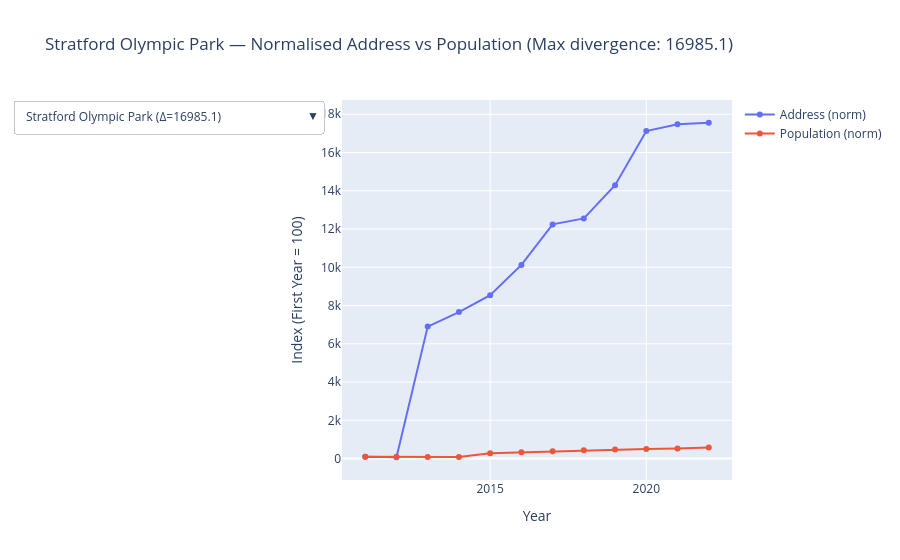

Notebook code for this chart:
### Code cell
# Sort by divergence (biggest first)
sorted_div = ward_divergence.sort_values("max_abs_diff", ascending=False).reset_index(drop=True)

# Normalise series
df["addr_norm"] = df.groupby("wd22cd")["weighted_address_count_ward22"].transform(lambda x: x / x.iloc[0] * 100)
df["pop_norm"] = df.groupby("wd22cd")["population"].transform(lambda x: x / x.iloc[0] * 100)

# Start with first ward
first_code = sorted_div.iloc[0]["wd22cd"]
first_name = sorted_div.iloc[0]["wd22nm"]
first_data = df[df["wd22cd"] == first_code]

fig = go.Figure()

# Add traces for first ward
fig.add_trace(go.Scatter(
    x=first_data["year"],
    y=first_data["addr_norm"],
    mode="lines+markers",
    name="Address (norm)"
))
fig.add_trace(go.Scatter(
    x=first_data["year"],
    y=first_data["pop_norm"],
    mode="lines+markers",
    name="Population (norm)"
))

# DROPDOWN BUTTONS
buttons = []
for _, row in sorted_div.iterrows():
    code = row["wd22cd"]
    name = row["wd22nm"]
    w_data = df[df["wd22cd"] == code]
    buttons.append(dict(
        label=f"{name} (Δ={row['max_abs_diff']:.1f})",  # show divergence in label
        method="update",
        args=[
            {"x": [w_data["year"], w_data["year"]],
             "y": [w_data["addr_norm"], w_data["pop_norm"]]},
            {"title": f"{name} — Normalised Address vs Population (Max divergence: {row['max_abs_diff']:.1f})"}
        ]
    ))

# --- UPDATE LAYOUT ---
fig.update_layout(
    updatemenus=[dict(
        type="dropdown",
        direction="down",
        buttons=buttons,
        showactive=True
    )],
    title=f"{first_name} — Normalised Address vs Population (Max divergence: {sorted_div.iloc[0]['max_abs_diff']:.1f})",
    xaxis_title="Year",
    yaxis_title="Index (First Year = 100)"
)

fig.show()
